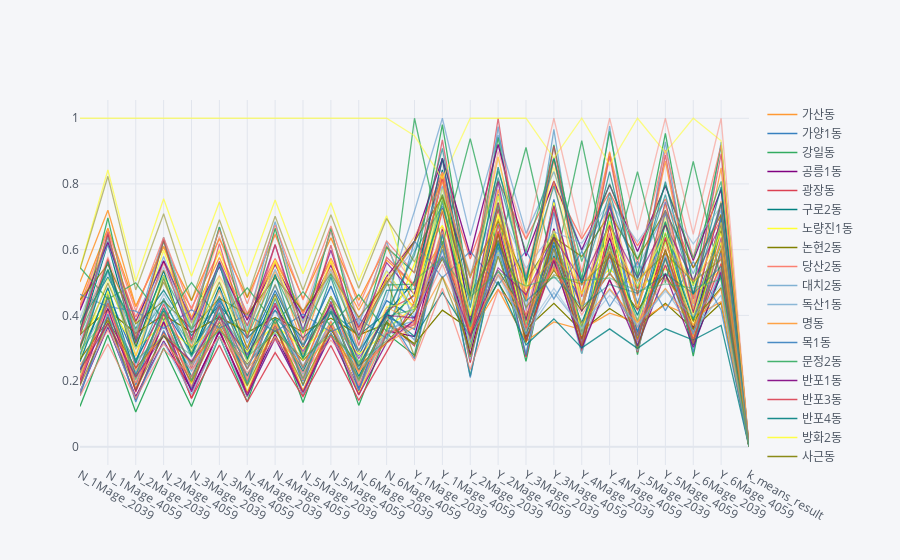

This figure's notebook cell:
### Code cell
data_scale.query("k_means_result == 0").T.iplot()
